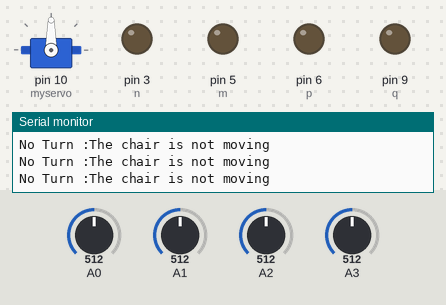
This sketch was run on a simulated Arduino Uno, built with avr-gcc and run on an emulated ATmega328P. Parts: servo, output pins drawn as LEDs (lit = HIGH), the last lines printed to the serial monitor. Inputs (shaded band) come from the test bench; at power-on: A0 = 512, A2 = 512, A1 = 512, A3 = 512.

Above: at 1.2 s.
1.3 s: A0 set to 716
At 2.5 s:
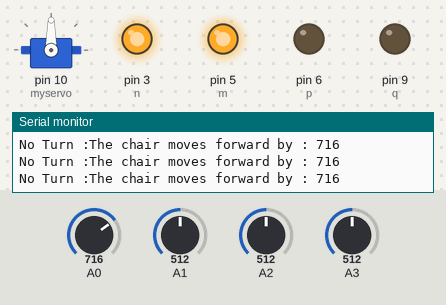
2.8 s: A2 set to 716
At 3.8 s:
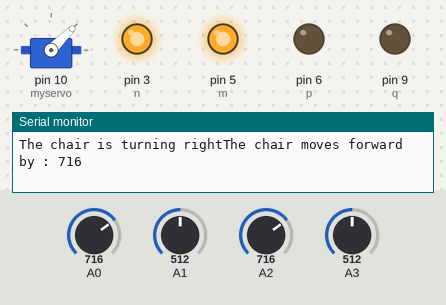
4.3 s: A1 set to 716
At 5.5 s:
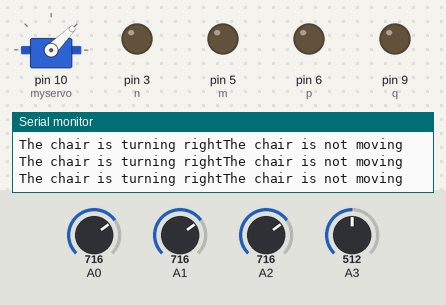
5.8 s: A3 set to 992
At 6.2 s:
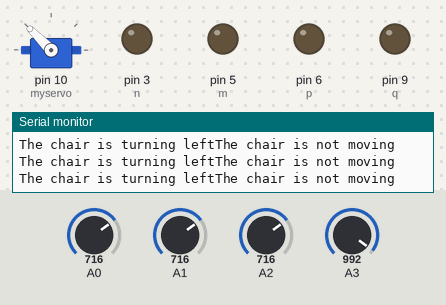
7.4 s: A0 set to 992
At 8.6 s:
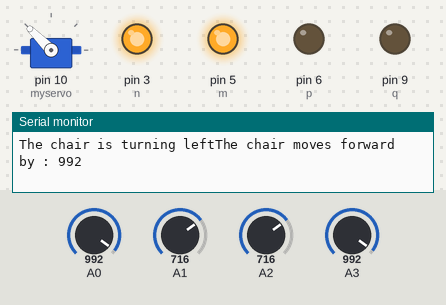
9.0 s: A0 set to 306
At 9.5 s:
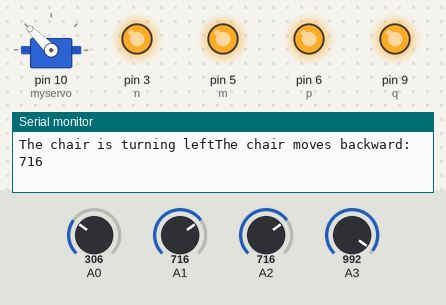
Timing chart, 0 to 11.5 s (numbered marks = the images above; inputs shaded):
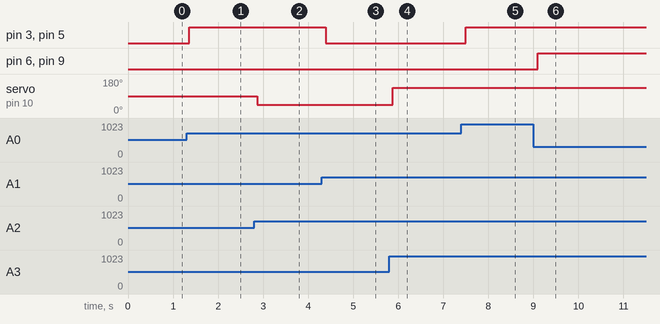

The sketch:

metal.ino
```cpp
#include<Servo.h>

Servo myservo;

int m = 5 ;
int n = 3;
int p = 6;
int q = 9;

void setup() {
  pinMode(n , OUTPUT);
  pinMode(m , OUTPUT);
  pinMode(p , OUTPUT);
  pinMode(q , OUTPUT);
  myservo.attach(10);
  pinMode(A0 , INPUT);
  pinMode(A1 , INPUT);
   pinMode(A2 , INPUT);
  pinMode(A3 , INPUT);


  Serial.begin(9600);
  }

void move_motor(int move_f , int move_b){


  if (move_f > move_b){
    Serial.print("The chair moves forward by : ");
    Serial.println(move_f);
    digitalWrite(m  , HIGH);
    digitalWrite(n , HIGH);
  }
  else if(move_b > move_f){
    Serial.print("The chair moves backward: ");
    Serial.println(move_b);
    digitalWrite(p , HIGH);
    digitalWrite(q , HIGH);
  }
  else{
    Serial.println("The chair is not moving ");

    digitalWrite(m ,LOW);
    digitalWrite(n, LOW);
    digitalWrite(p ,LOW);
    digitalWrite(q, LOW);

  }


}
int move_f = 0;
int move_b = 0;
int turn_right = 0;
int turn_left = 0;


void loop() {
  move_f = analogRead(A0);
  move_b = analogRead(A1);

  turn_right = analogRead(A2);
  turn_left = analogRead(A3);
  if(turn_right > turn_left){
    Serial.print("The chair is turning right");
    myservo.write(45);
  }
  else if(turn_left > turn_right){
    Serial.print("The chair is turning left");
    myservo.write(135);
  }
  else{
    Serial.print("No Turn :");
    myservo.write(90);
  }
  move_motor(move_f ,move_b);

  // put your main code here, to run repeatedly:

}
```

Measured:
- after the input at 1.3 s, pin 3 (n), pin 5 (m): LOW → HIGH after 0.06 s
- after the input at 2.8 s, servo on pin 10 (myservo): 90° → 45° after 0.06 s
- after the input at 4.3 s, pin 3 (n), pin 5 (m): HIGH → LOW after 0.09 s
- after the input at 5.8 s, servo on pin 10 (myservo): 45° → 135° after 0.07 s
- after the input at 7.4 s, pin 3 (n), pin 5 (m): LOW → HIGH after 0.10 s
- after the input at 9.0 s, pin 6 (p), pin 9 (q): LOW → HIGH after 0.09 s
